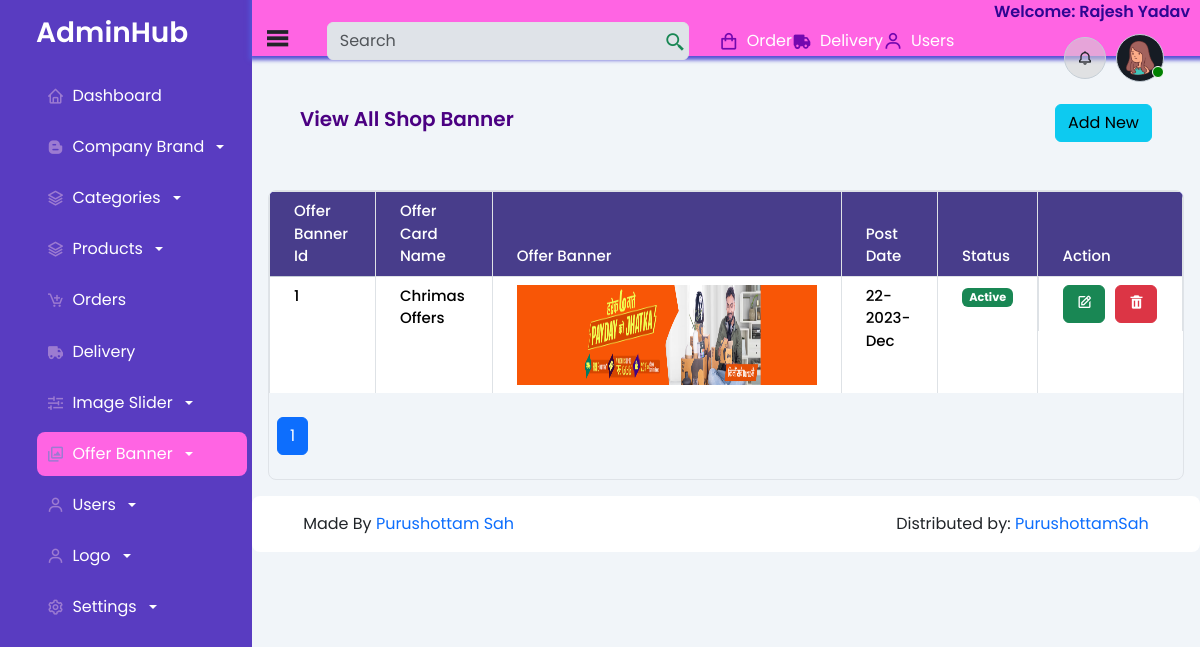
The app's page /admin/view_shop_banner.php (signed in) with its own data.
### tables this page shows
CREATE TABLE `offer_banner_db` (
  `o_id` int(11) NOT NULL,
  `o_title` varchar(255) NOT NULL,
  `o_image` varchar(255) NOT NULL,
  `o_status` tinyint(4) NOT NULL DEFAULT 0,
  `o_created_at` datetime NOT NULL DEFAULT current_timestamp()
);

### admin/view_shop_banner.php (the view, shortened to what this page needs)
<?php include "includes/header.php";
?>
<?php include "includes/sidebar.php" ?>
<?php include "includes/navbar.php" ?>
<section id="mainContent">
    <div class="viewcategory d-flex">
        <span>View All Shop Banner</span>
        <a href="shop_banner.php"><span><button class="btn btn-info">Add New</button></span></a>
    </div>
    <div class="tableform">
        <div class="table-responsive">
            <table class="table table-striped table-hover table-bordered">
                <thead>
                    <tr class="bg-primary text-white order-header">
                        <th scope="col">Offer Banner Id</th>
                        <th scope="col">Offer Card Name</th>
                        <th scope="col">Offer Banner</th>
                        <th scope="col">Post Date</th>
                        <th scope="col">Status</th>
                        <th scope="col">Action</th>
                    </tr>
                </thead>
                <tbody>
                    <?php
                    require("process/config.php");
                    $banner_limit = 4;
                    if (isset($_GET['page'])) {
                        $pages = $_GET['page'];
                    } else {
                        $pages = 1;
                    }
                    $offset = ($pages - 1) * $banner_limit;
                    $view_offerBanner = "SELECT * FROM offer_banner_db LIMIT $offset, $banner_limit";
                    $view_offerBanner_query = mysqli_query($conn, $view_offerBanner);
                    if ($view_offerBanner_query->num_rows > 0) {
                        while ($row = $view_offerBanner_query->fetch_assoc()) {
                    ?>
                            <tr>
                                <td><?= $row['o_id'] ?></td>
                                <td><?= $row['o_title'] ?></td>
                                <td><img src="process/upload/shop_banner/<?= $row['o_image'] ?>" alt="viewlogo_img" height="100" width="300"></td>
                                <td><?php echo date('d-Y-M', strtotime($row['o_created_at'])); ?></td>
                                <td><span class="badge <?= $row['o_status'] == '1' ? 'text-bg-success': 'text-bg-danger'?>"><?= $row['o_status'] == '0' ? 'Deactive' : 'Active' ?></span></td>
                                <td class="d-flex">
                                    <div>
                                        <a href="update_shop_banner.php?id=<?= $row['o_id'] ?> & o_title = <?= $row['o_title']?> & o_image=<?= $row['o_image'] ?>  & o_status=<?= $row['o_status'] ?> "><button class="btn btn-success"><i class='bx bx-edit'></i></button></a>
                                    </div>
                                    <div>
                                        <form action="process/delete_shop_banner.php" method="post" onsubmit="return confirm('Are you sure want to delete?')">
                                            <button type="submit" name="submit" class="btn btn-danger"><i class='bx bxs-trash'></i></button>
                                        </form>
                                    </div>
                                </td>
                            </tr>
                    <?php
                        }
                    } else {
                        echo "<td><span>No Records Found!!</span></td>";
                    }
                    ?>
                </tbody>
            </table>
            <div class="table-pagination-bottom my-4 mx-2">
                <nav aria-label="Page navigation example">
                <?php
                    require("process/config.php");
                    $banner_sql = "SELECT * FROM offer_banner_db";
                    $banner_sql_query = mysqli_query($conn, $banner_sql);
                    $banner_res = mysqli_num_rows($banner_sql_query);
                    $banner_page = $banner_res;
                    $dispay_page = ceil($banner_page / $banner_limit);
                    ?>
                    <ul class="pagination">
                        <?php
                        for ($i = 1; $i <= $dispay_page; $i++) {
                            if ($i == $pages) {
                                $active = 'active';
                            } else {
                                $active = '';
                            }
                        ?>
                            <li class="page-item"><a class="page-link <?= $active ?>" href="view_shop_banner.php?page=<?= $i ?>"><?= $i ?></a></li>
                        <?php
                        }
                        ?>
                    </ul>
                </nav>
            </div>
        </div>
    </div>
</section>
<?php include "includes/footer.php" ?>

### admin/css/viewcategory.css (style rules this page uses)
.viewcategory { margin: 3rem 2rem; justify-content: space-between; }
.viewcategory span { font-size: 20px; color: indigo; font-weight: 600; }

### admin/css/admins.css (style rules this page uses)
* { margin: 0; padding: 0; box-sizing: border-box; }
a { text-decoration: none !important; }
body { background: #f1f5f9 !important; font-family: "Poppins", sans-serif !important; }
:root { --bs-blue: #0d6efd; --bs-indigo: #6610f2; --bs-purple: #6f42c1; --bs-pink: #d63384; --bs-red: #dc3545; --bs-orange: #fd7e14; --bs-yellow: #f59e0b; --bs-green: #198754; --bs-teal: #20c997; --bs-cyan: #0ea5e9; --bs-black: #000; --bs-gray: #637381; --bs-gray-dark: #212b36; --bs-gray-200: #f4f6f8; --bs-gray-300: #dfe3e8; --bs-gray-400: #c4cdd5; --bs-gray-500: #919eab; --bs-gray-600: #637381; --bs-gray-700: #454f5b; --bs-gray-800: #212b36; --bs-gray-900: #161c24; --bs-primary: #624bff; --bs-secondary: #637381; --bs-success: #198754; --bs-info: #0ea5e9; --bs-warning: #f59e0b; --bs-danger: #dc3545; --bs-light: #f1f5f9; --bs-dark: #212b36; --bs-white: #fff; --bs-light-primary: #e0dcfe; --bs-light-danger: #fbebec; --bs-light-info: #e7fafe; --bs-light-warning: #fff3cd; --bs-light-secondary: #e9ecef; --bs-light-success: #eaf6ec; --bs-light-dark: #d1cfd8; --bs-dark-primary: #593cc1; --bs-dark-warning: #c28135; --bs-dark-info: #51a0c2; --bs-dark-danger: #ae302e; --bs-dark-success: #139a74; --bs-dark-secondary: #5c596d; --bs-primary-rgb: 98, 75, 255; --bs-secondary-rgb: 99, 115, 129; --bs-success-rgb: 25, 135, 84; --bs-info-rgb: 14, 165, 233; --bs-warning-rgb: 245, 158, 11; --bs-danger-rgb: 220, 53, 69; --bs-white-pink: #ff64e3; --bs-table-accent-bg: transparent; }
tbody, td, tfoot, th, thead, tr { color: #00000094; font-size: 15px; font-weight: 500; text-align: center !important; padding: 0.75rem 1.5rem !important; border-bottom-width: 1px !important; box-shadow: inset 0 0 0 9999px var(--bs-table-accent-bg) !important; border-bottom: 1px solid #d1d3d5 !important; }
tbody, td, tfoot, th, thead, tr:last-child { border-bottom: transparent !important; }
.table thead tr { padding: 1rem !important; }
tbody { background: white !important; }
.d-flex { display: flex !important; gap: 10px; }
.table-responsive { border: 1px solid var(--bs-gray-300); border-radius: 8px; width: 100%; margin-top: 2rem; }
table.poject-info tbody tr, td:first-child { border-top: 1px solid var(--bs-gray-400); }
.poject-info thead tr, th { text-align: start !important; }
.poject-info tbody tr, td { text-align: start !important; }

### admin/css/dashboards.css (style rules this page uses)
.header-section, #mainContent { margin: 1rem; }
.order-header { color: white !important; border-radius: 10px !important; }
table.table.table-striped.table-hover.table-bordered thead tr th { background: darkslateblue; color: white; }

### admin/assets/responsive/main.css (style rules this page uses)
@media only screen and (max-width: 1200px) { tbody, td, tfoot, th, thead, tr { padding: 0.5rem 1.5rem !important; } }

### records on screen
offer_banner_db: o_id "1", o_title "Chrimas Offers", o_image (picture), o_created_at "22-2023-Dec", o_status "Active"

### other values on screen
$_SESSION['uname'] "Rajesh Yadav"
